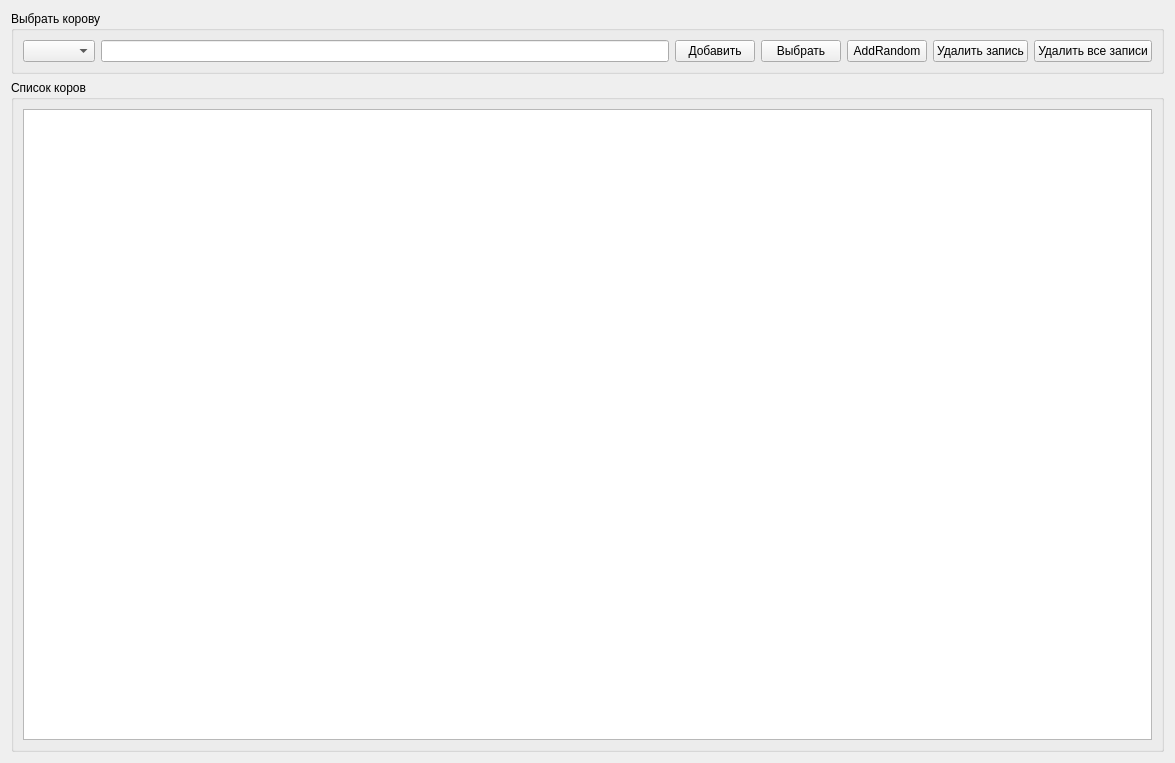
<?xml version="1.0" encoding="UTF-8"?>
<ui version="4.0">
 <class>Form_List_Cows</class>
 <widget class="QWidget" name="Form_List_Cows">
  <property name="geometry">
   <rect>
    <x>0</x>
    <y>0</y>
    <width>1175</width>
    <height>763</height>
   </rect>
  </property>
  <property name="windowTitle">
   <string>Form</string>
  </property>
  <layout class="QVBoxLayout" name="verticalLayout_3">
   <item>
    <widget class="QGroupBox" name="groupBox">
     <property name="title">
      <string>Выбрать корову</string>
     </property>
     <layout class="QVBoxLayout" name="verticalLayout_2">
      <item>
       <layout class="QHBoxLayout" name="horizontalLayout">
        <item>
         <widget class="QComboBox" name="comboBox_numbers"/>
        </item>
        <item>
         <widget class="QLineEdit" name="lineEdit_cow"/>
        </item>
        <item>
         <widget class="QPushButton" name="pushButton_add">
          <property name="text">
           <string>Добавить</string>
          </property>
         </widget>
        </item>
        <item>
         <widget class="QPushButton" name="pushButton_select">
          <property name="text">
           <string>Выбрать</string>
          </property>
         </widget>
        </item>
        <item>
         <widget class="QPushButton" name="pushButton_addrandom">
          <property name="text">
           <string>AddRandom</string>
          </property>
         </widget>
        </item>
        <item>
         <widget class="QPushButton" name="pushButton_delete">
          <property name="text">
           <string>Удалить запись</string>
          </property>
         </widget>
        </item>
        <item>
         <widget class="QPushButton" name="pushButton_delete_all">
          <property name="text">
           <string>Удалить все записи</string>
          </property>
         </widget>
        </item>
       </layout>
      </item>
     </layout>
    </widget>
   </item>
   <item>
    <widget class="QGroupBox" name="groupBox_2">
     <property name="title">
      <string>Список коров</string>
     </property>
     <layout class="QVBoxLayout" name="verticalLayout">
      <item>
       <widget class="QTableView" name="tableView"/>
      </item>
     </layout>
    </widget>
   </item>
  </layout>
 </widget>
 <resources/>
 <connections/>
</ui>
